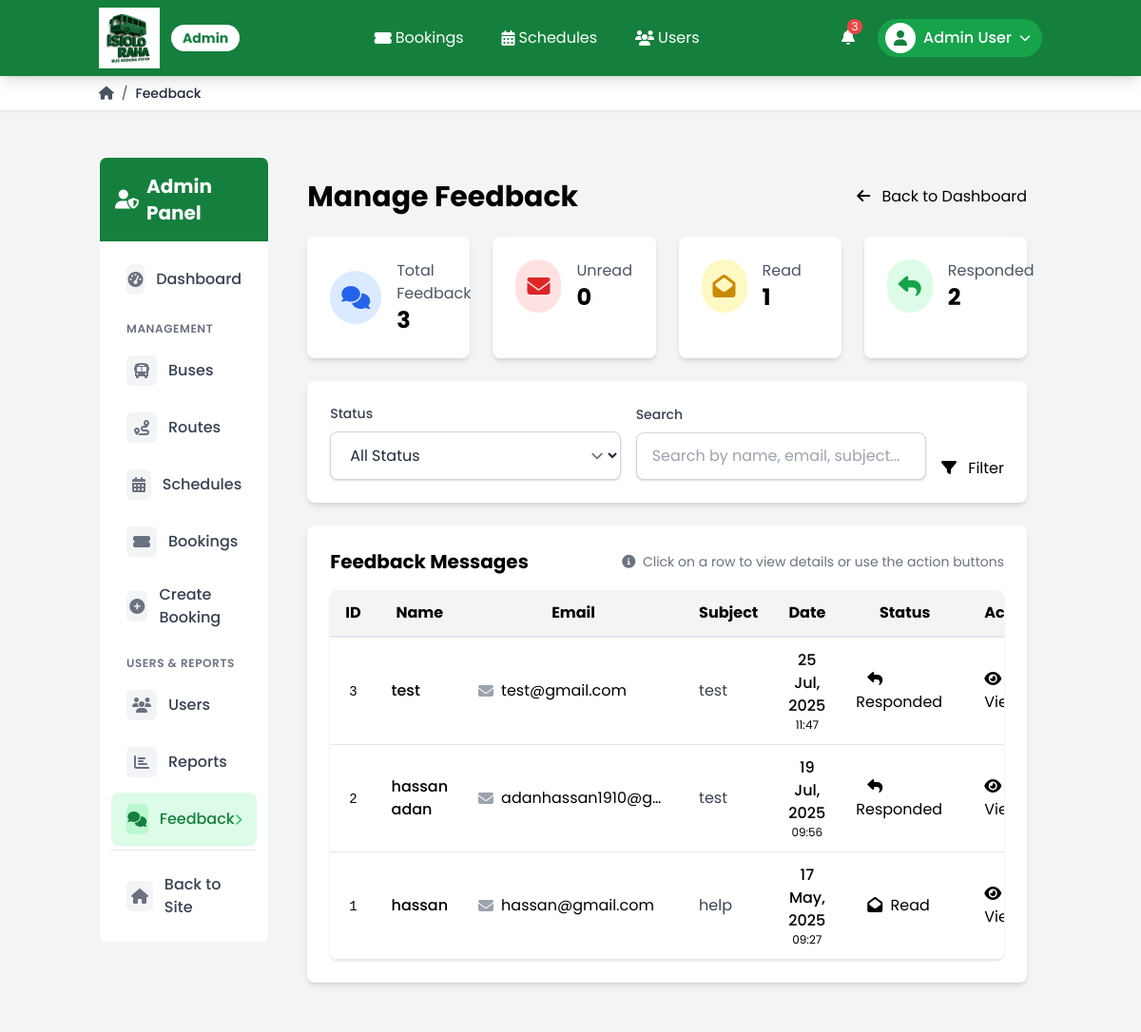
/admin/feedback.php (signed in), run on the app's committed database.
### tables this page shows
CREATE TABLE `feedback` (
  `id` int(11) UNSIGNED NOT NULL,
  `user_id` int(11) UNSIGNED DEFAULT NULL,
  `name` varchar(100) NOT NULL,
  `email` varchar(100) NOT NULL,
  `subject` varchar(255) NOT NULL,
  `message` text NOT NULL,
  `admin_response` text DEFAULT NULL,
  `response_date` timestamp NULL DEFAULT NULL,
  `status` enum('unread','read','responded') DEFAULT 'unread',
  `created_at` timestamp NOT NULL DEFAULT current_timestamp(),
  `updated_at` timestamp NOT NULL DEFAULT current_timestamp() ON UPDATE current_timestamp()
);

### admin/feedback.php (the view, shortened to what this page needs)
<?php
$conn = require_once '../config/database.php';
$search = isset($_GET['search']) ? $_GET['search'] : '';
$sql = "SELECT f.*, u.first_name, u.last_name, u.email as user_email
        FROM feedback f
        LEFT JOIN users u ON f.user_id = u.id
        WHERE 1=1";
$sql .= " ORDER BY f.created_at DESC";
$stmt = $conn->prepare($sql);
$stmt->execute();
$result = $stmt->get_result();
$feedback_entries = [];
if ($result->num_rows > 0) {
    while ($row = $result->fetch_assoc()) {
        $feedback_entries[] = $row;
    }
}
$sql = "SELECT
        COUNT(*) AS total_feedback,
        SUM(CASE WHEN status = 'unread' THEN 1 ELSE 0 END) AS unread_feedback,
        SUM(CASE WHEN status = 'read' THEN 1 ELSE 0 END) AS read_feedback,
        SUM(CASE WHEN status = 'responded' THEN 1 ELSE 0 END) AS responded_feedback
        FROM feedback";
$result = $conn->query($sql);
$stats = $result->fetch_assoc();
?>
<div class="bg-gray-100 py-6">
    <div class="container mx-auto px-4">
        <div class="flex justify-between items-center mb-6">
            <h1 class="text-3xl font-bold">Manage Feedback</h1>
            <a href="index.php" class="btn-secondary">
                <i class="fas fa-arrow-left mr-2"></i> Back to Dashboard
            </a>
        </div>
        <div class="grid grid-cols-1 md:grid-cols-4 gap-6 mb-6">
            <div class="bg-white rounded-lg shadow-md p-6">
                <div class="flex items-center">
                    <div class="p-3 rounded-full bg-blue-100 text-blue-600">
                        <i class="fas fa-comments text-2xl"></i>
                    </div>
                    <div class="ml-4">
                        <p class="text-gray-600">Total Feedback</p>
                        <p class="text-2xl font-bold"><?php echo $stats['total_feedback'] ?? 0; ?></p>
                    </div>
                </div>
            </div>
            <div class="bg-white rounded-lg shadow-md p-6">
                <div class="flex items-center">
                    <div class="p-3 rounded-full bg-red-100 text-red-600">
                        <i class="fas fa-envelope text-2xl"></i>
                    </div>
                    <div class="ml-4">
                        <p class="text-gray-600">Unread</p>
                        <p class="text-2xl font-bold"><?php echo $stats['unread_feedback'] ?? 0; ?></p>
                    </div>
                </div>
            </div>
            <div class="bg-white rounded-lg shadow-md p-6">
                <div class="flex items-center">
                    <div class="p-3 rounded-full bg-yellow-100 text-yellow-600">
                        <i class="fas fa-envelope-open text-2xl"></i>
                    </div>
                    <div class="ml-4">
                        <p class="text-gray-600">Read</p>
                        <p class="text-2xl font-bold"><?php echo $stats['read_feedback'] ?? 0; ?></p>
                    </div>
                </div>
            </div>
            <div class="bg-white rounded-lg shadow-md p-6">
                <div class="flex items-center">
                    <div class="p-3 rounded-full bg-green-100 text-green-600">
                        <i class="fas fa-reply text-2xl"></i>
                    </div>
                    <div class="ml-4">
                        <p class="text-gray-600">Responded</p>
                        <p class="text-2xl font-bold"><?php echo $stats['responded_feedback'] ?? 0; ?></p>
                    </div>
                </div>
            </div>
        </div>
        <div class="bg-white rounded-lg shadow-md p-6 mb-6">
            <form action="<?php echo htmlspecialchars($_SERVER["PHP_SELF"]); ?>" method="get" class="space-y-4 md:space-y-0 md:flex md:items-end md:space-x-4">
                <div class="flex-1">
                    <label for="status" class="form-label">Status</label>
                    <select name="status" id="status" class="form-input">
                        <option value="">All Status</option>
                    </select>
                </div>
                <div class="flex-1">
                    <label for="search" class="form-label">Search</label>
                    <input type="text" name="search" id="search" class="form-input" placeholder="Search by name, email, subject..." value="<?php echo $search; ?>">
                </div>
                <div>
                    <button type="submit" class="btn-primary">
                        <i class="fas fa-filter mr-2"></i> Filter
                    </button>
                </div>
            </form>
        </div>
        <div class="bg-white rounded-lg shadow-md p-6 fade-in">
            <div class="flex justify-between items-center mb-4">
                <h2 class="text-xl font-bold">Feedback Messages</h2>
                <div class="text-sm text-gray-500">
                    <i class="fas fa-info-circle mr-1"></i>
                    Click on a row to view details or use the action buttons
                </div>
            </div>
            <?php if (empty($feedback_entries)): ?>
                <div class="text-center py-8">
                    <p class="text-gray-500">No feedback messages found.</p>
                </div>
            <?php else: ?>
                <div class="overflow-x-auto rounded-lg shadow">
                    <table class="table border-collapse feedback-table">
                        <thead>
                            <tr class="bg-gray-100 border-b-2 border-gray-200">
                                <th class="px-4 py-3 text-center">ID</th>
                                <th class="px-4 py-3">Name</th>
                                <th class="px-4 py-3">Email</th>
                                <th class="px-4 py-3">Subject</th>
                                <th class="px-4 py-3 text-center">Date</th>
                                <th class="px-4 py-3 text-center">Status</th>
                                <th class="px-4 py-3 text-center">Actions</th>
                            </tr>
                        </thead>
                        <tbody>
                            <?php foreach ($feedback_entries as $feedback): ?>
                                <tr onclick="window.location='feedback_details.php?id=<?php echo $feedback['id']; ?>'" class="border-b border-gray-200 hover:bg-gray-50 transition-colors duration-150 <?php echo $feedback['status'] === 'unread' ? 'bg-blue-50' : ''; ?> cursor-pointer">
                                    <td class="px-4 py-3 text-center">
                                        <span class="font-mono text-sm font-medium"><?php echo $feedback['id']; ?></span>
                                    </td>
                                    <td class="px-4 py-3 font-medium">
                                        <div class="flex items-center">
                                            <span class="font-medium"><?php echo $feedback['name']; ?></span>
                                        </div>
                                    </td>
                                    <td class="px-4 py-3">
                                        <div class="email-cell flex items-center">
                                            <i class="fas fa-envelope text-gray-400 mr-2"></i>
                                            <span class="truncate"><?php echo $feedback['email']; ?></span>
                                        </div>
                                    </td>
                                    <td class="px-4 py-3">
                                        <div class="subject-cell <?php echo $feedback['status'] === 'unread' ? 'text-gray-900' : 'text-gray-700'; ?>">
                                            <?php echo $feedback['subject']; ?>
                                        </div>
                                    </td>
                                    <td class="px-4 py-3 text-center">
                                        <div class="date-cell flex flex-col items-center">
                                            <span class="font-medium"><?php echo date('d M, Y', strtotime($feedback['created_at'])); ?></span>
                                            <span class="text-xs"><?php echo date('H:i', strtotime($feedback['created_at'])); ?></span>
                                        </div>
                                    </td>
                                    <td class="px-4 py-3 status-cell">
                                        <?php if ($feedback['status'] === 'unread'): ?>
                                            <span class="badge badge-danger py-1 px-3">
                                                <i class="fas fa-envelope mr-1"></i> Unread
                                            </span>
                                        <?php elseif ($feedback['status'] === 'read'): ?>
                                            <span class="badge badge-warning py-1 px-3">
                                                <i class="fas fa-envelope-open mr-1"></i> Read
                                            </span>
                                        <?php else: ?>
                                            <span class="badge badge-success py-1 px-3">
                                                <i class="fas fa-reply mr-1"></i> Responded
                                            </span>
                                        <?php endif; ?>
                                    </td>
                                    <td class="px-4 py-3 actions-cell">
                                        <div class="flex justify-center space-x-2" onclick="event.stopPropagation();">
                                            <a href="feedback_details.php?id=<?php echo $feedback['id']; ?>"
                                               class="btn-sm btn-primary">
                                                <i class="fas fa-eye mr-1"></i> View
                                            </a>
                                        </div>
                                    </td>
                                </tr>
                            <?php endforeach; ?>
                        </tbody>
                    </table>
                </div>
            <?php endif; ?>
        </div>
    </div>
</div>
<?php
require_once '../includes/templates/admin_template.php';
?>

### assets/css/style.css (style rules this page uses)
.fade-in { animation: fadeIn 0.5s ease-in-out; }
.form-input { width: 100%; padding: 0.75rem 1rem; border: 1px solid #d1d5db; border-radius: 0.5rem; background-color: #ffffff; color: #1f2937; font-size: 1rem; line-height: 1.5; transition: border-color 0.2s ease-in-out, box-shadow 0.2s ease-in-out; box-shadow: 0 1px 3px 0 rgba(0, 0, 0, 0.1), 0 1px 2px 0 rgba(0, 0, 0, 0.06); }
.form-label { display: block; font-size: 0.875rem; font-weight: 500; color: #374151; margin-bottom: 0.5rem; }
.btn-primary { @apply bg-primary-600 hover:bg-primary-500 text-white font-bold py-3 px-6 rounded-lg focus:outline-none focus:shadow-outline transition duration-300 ease-in-out transform hover:scale-105 hover:shadow-md; }
.btn-secondary { @apply bg-gray-600 hover:bg-gray-500 text-white font-bold py-3 px-6 rounded-lg focus:outline-none focus:shadow-outline transition duration-300 ease-in-out transform hover:scale-105 hover:shadow-md; }
.btn-sm { @apply py-1 px-3 text-sm rounded-md; }
.btn-sm.btn-primary { @apply bg-blue-600 hover:bg-blue-500 text-white font-medium transition-colors; }
.table { @apply min-w-full divide-y divide-gray-200 border-collapse; }
.table th { @apply px-6 py-3 bg-gray-50 text-left text-xs font-medium text-gray-500 uppercase tracking-wider sticky top-0 z-10 shadow-sm; }
.table td { @apply px-6 py-4 whitespace-nowrap transition-colors duration-200; }
.table tr { @apply bg-white transition-colors duration-200; }
.table tr:nth-child(even) { @apply bg-gray-50; }
.badge { @apply inline-flex items-center px-2.5 py-0.5 rounded-full text-xs font-medium transition-all duration-200; }
.badge-success { @apply bg-green-100 text-green-800 border border-green-200 shadow-sm; }
.badge-warning { @apply bg-yellow-100 text-yellow-800 border border-yellow-200 shadow-sm; }
.feedback-table td { @apply align-middle; }
.feedback-table .subject-cell { max-width: 250px; @apply truncate font-medium; }
.feedback-table .email-cell { max-width: 200px; @apply truncate text-sm text-gray-600; }
.feedback-table .date-cell { @apply text-sm text-gray-500 whitespace-nowrap; }
.feedback-table .status-cell { @apply text-center; }
.feedback-table .actions-cell { @apply text-center; }
.feedback-table .actions-cell .btn-sm { @apply inline-flex items-center justify-center px-3 py-1.5 transition-all duration-200 hover:shadow-md; }
.form-label { display: flex !important; align-items: center !important; font-weight: 500 !important; margin-bottom: 0.5rem !important; color: #374151 !important; }
.form-input { width: 100% !important; padding: 0.75rem 1rem !important; border-radius: 0.5rem !important; border: 1px solid #d1d5db !important; background-color: #ffffff !important; transition: all 0.2s !important; color: #1f2937 !important; font-size: 1rem !important; line-height: 1.5 !important; box-shadow: 0 1px 3px 0 rgba(0, 0, 0, 0.1), 0 1px 2px 0 rgba(0, 0, 0, 0.06) !important; }
select.form-input { background-position: right 0.75rem center !important; background-repeat: no-repeat !important; background-size: 1.5em 1.5em !important; padding-right: 2.5rem !important; }

### includes/templates/admin_header.php (style rules this page uses)
body { font-family: 'Poppins', sans-serif; }
.btn-sm { @apply py-1 px-3 text-sm rounded-md; }
.btn-primary { @apply bg-primary-600 hover:bg-primary-500 text-white font-medium py-2 px-4 rounded-md transition duration-300; }
.btn-secondary { @apply bg-gray-600 hover:bg-gray-500 text-white font-medium py-2 px-4 rounded-md transition duration-300; }
.form-input { @apply w-full px-3 py-2 border border-gray-300 rounded-md focus:outline-none focus:ring-2 focus:ring-primary-500 focus:border-transparent; }

### data on the page
feedback: id "3", name "test", email "test@gmail.com", subject "test", created_at "25 Jul, 2025", created_at "11:47", status "responded" (drawn)
feedback: id "2", name "hassan adan", email "adanhassan1910@g…", subject "test", created_at "19 Jul, 2025", created_at "09:56", status "responded" (drawn)
feedback: id "1", name "hassan", email "hassan@gmail.com", subject "help", created_at "17 May, 2025", created_at "09:27", status "read" (drawn)

### other printed values
$_SESSION['user_name'] "Admin User"
$page_name "Feedback"
$stats['total_feedback'] "3"
$stats['unread_feedback'] "0"
$stats['read_feedback'] "1"
$stats['responded_feedback'] "2"
